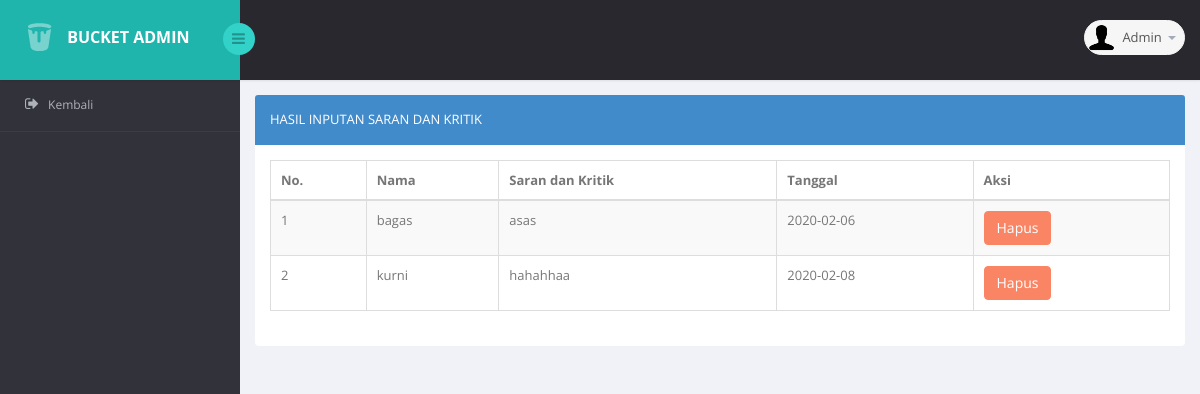
Page /admin/hasil_input_kritik_saran.php (signed in) on the committed database.
### tables this page shows
CREATE TABLE `kritik_saran` (
  `id` int(11) NOT NULL,
  `nama` varchar(50) NOT NULL,
  `saran_kritik` varchar(1000) NOT NULL,
  `tanggal` date NOT NULL
);

### admin/functions.php (called while the page is built, shortened)
<?php
$conn = mysqli_connect("localhost","root","","perumahan");
function query($query){
	global $conn;
	$result 		= mysqli_query($conn,$query);
	$rows 			= [];
	while ($row 	= mysqli_fetch_assoc($result)) {
	$rows [] 		= $row;
	}
	return $rows;
}
 ?>

### admin/hasil_input_kritik_saran.php (the view, shortened to what this page needs)
<?php
require 'functions.php';
$hasilInputan = query("SELECT * FROM kritik_saran");
 ?>
<!DOCTYPE html>
<html lang="en">
<head>
    <link href="bs3/css/bootstrap.min.css" rel="stylesheet">
    <link href="css/bootstrap-reset.css" rel="stylesheet">
    <link href="font-awesome/css/font-awesome.css" rel="stylesheet" />
    <link href="css/table-responsive.css" rel="stylesheet" />
    <link href="css/style.css" rel="stylesheet">
    <link href="css/style-responsive.css" rel="stylesheet" />
</head>
<body>
<section id="container" >
<header class="header fixed-top clearfix">
<div class="brand">
    <a href="index.php" class="logo">
        <img src=images/logo.png alt="">
    </a>
    <div class="sidebar-toggle-box">
        <div class="fa fa-bars"></div>
    </div>
</div>
<div class="top-nav clearfix">
    <ul class="nav pull-right top-menu">
        <li class="dropdown">
            <a data-toggle="dropdown" class="dropdown-toggle" href="#">
                <img alt="" src="images/2.png" width="33" height="33">
                <span class="username">Admin</span>
                <b class="caret"></b>
            </a>
        </li>
</div>
</header>
<aside>
    <div id="sidebar" class="nav-collapse">
                    <div class="leftside-navigation">
            <ul class="sidebar-menu" id="nav-accordion">
            <li>
               <a href="index.php">
                    <i class="fa fa-sign-out"></i>
                    <span>Kembali</span>
                </a>
            </li>
        </ul>
    </div>
    </div>
</aside>
    <section id="main-content">
        <section class="wrapper">
        <div class="row">
            <div class="col-sm-12">
           <section class="panel panel-primary">
                    <header class="panel-heading">
                        Hasil Inputan Saran dan Kritik
                    </header>
                    <div class="panel-body">
                        <section id="no-more-tables">
                            <table action="" method="post" class="table table-bordered table-striped table-condensed cf">
                                <thead class="cf">
                                <tr>
                                    <th> No. </th>
                                    <th> Nama</th>
                                    <th> Saran dan Kritik </th>
                                    <th> Tanggal </th>
                                    <th> Aksi </th>
                                </tr>
                                </thead>
                                <tbody>
                                <?php $i = 1; ?>
                                <?php foreach ($hasilInputan as $hasil) :?>
                                <tr>
                                    <td data-title="No."><?= $i;  ?></td>
                                    <td data-title="Nama"><?= $hasil["nama"] ; ?></td>
                                    <td data-title="Saran dan Kritik"><?= $hasil["saran_kritik"] ; ?></td>
                                    <td data-title="Tanggal"><?= $hasil["tanggal"] ; ?></td>
                                    <td data-title="Aksi">
                                            <a href="hapus_kritik_saran.php?id=<?=$hasil["id"];?>" class="btn btn-danger">Hapus</a>
                                        </td>
                                </tr>
                                <?php $i++; ?>
                                <?php endforeach; ?>
                                </tbody>
                            </table>
                        </section>
                    </div>
                </section>
            </div>
        </div>
        </section>
    </section>
</section>
</body>
</html>

### rows in the picture
kritik_saran: nama "bagas", saran_kritik "asas", tanggal "2020-02-06"
kritik_saran: nama "kurni", saran_kritik "hahahhaa", tanggal "2020-02-08"
